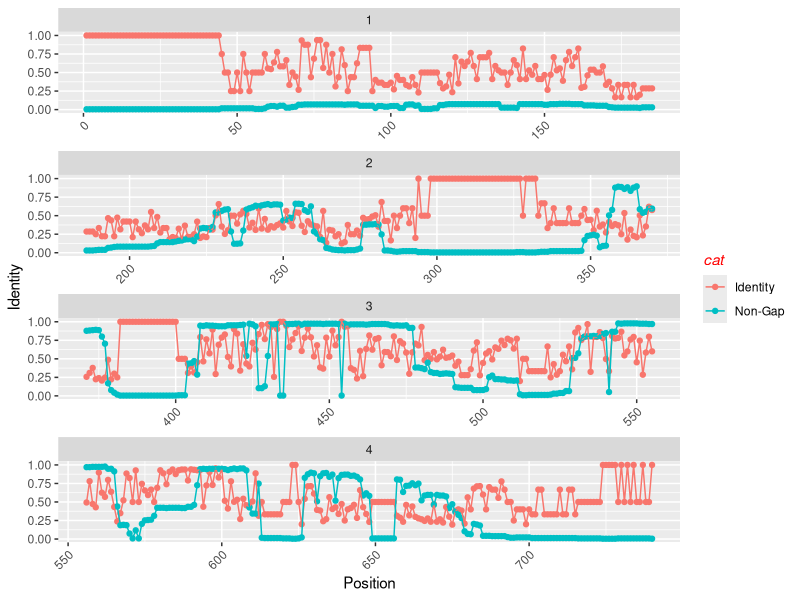

R code for this plot:
install.packages("ggplot2")
install.packages("dplyr")
install.packages("tidyr")
library(ggplot2)
library(dplyr)
library(tidyr)

d <- read.table('identity.txt', sep='\t', h=T)
f <- read.table('numOfGaps.txt', sep='\t', h=F)

pdf ("conserved_area_identity.pdf", width=16, height=9)

head(d)

names(d) <- c('Pos', 'AA', 'value')
names(f) <- c('Pos', 'value')

f$AA = d$AA

head(d)
head(f)
f$value = (230- f$value)/230

d$cat = "Identity" 
f$cat = "Non-Gap"
m = rbind(d, f)

m$group <- as.numeric(cut(m$Pos, 4))

ggplot(data=m, aes(x=Pos , y=value, color= cat)) +
  xlab("Position")+ ylab("Identity")+ geom_point()+ geom_line(aes(color=cat)) +
  #scale_color_gradient(low="Orange", high = "Blue") + 
  theme(axis.text.x = element_text(angle = 45, vjust = 1, hjust=1)) + 
  theme(legend.title = element_text(colour="Red", size=11, face="italic")) +
  facet_wrap(~group, ncol = 1, scales = "free_x")


dev.off()